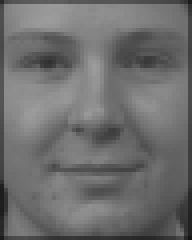
#> input picture assignments_3/Faces_FA_FB/fa_H/00296_940422_fa.pgm, 48 x 60 px, found by its file name (shown 4 times larger); its folder holds only this picture in this run
$ jupyter execute --allow-errors PCA_first.ipynb
#> lines starting #> are read from the running program, lines starting #| are printed output that depends on the picture
[cell 1]
import numpy as np
import matplotlib.pyplot as plt

from pathlib import Path
import os
import cv2


from sklearn.preprocessing import normalize

[cell 2]
HOME="/home/spoudel/PR_assignments/assignments_3/Faces_FA_FB/"
fa_H="fa_H"
fa_L="fa_L"
fb_H="fb_H"
fa_L="fa_L"

training_location=HOME+"/"+fa_H
testing_location=HOME+"/"+fb_H

[cell 3]
training_images_name=[]
for file in os.listdir(training_location):
    if file.endswith(".pgm"):
        training_images_name.append(file)

len(training_images_name),training_images_name
data_id=np.array([x[:5] for x in training_images_name])
data_id

[cell 4]
training_images=np.array([cv2.imread(training_location+"/"+x) for x in training_images_name])

[cell 5]
# plt.imshow(training_images[0])
plt.imshow(training_images[0][:,:,0])
# training_images[0].shape[-1], training_images[0][:,:,2].shape, training_images[0]


# plt.imshow(training_images[0].flatten().reshape(60,48,3))
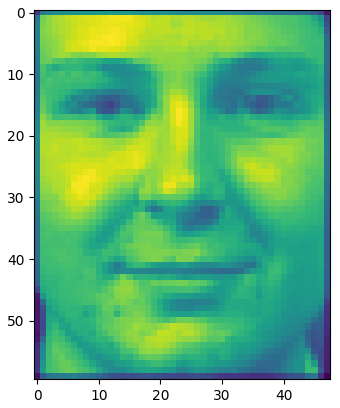
#> figure drawn by matplotlib, 1 panel

[cell 6]
training_images[:,:,:,0].shape
#> Out = (1, 60, 48)

[cell 7]
np.append(10,training_images[-10:].shape)
#> Out = [10, 1, 60, 48, 3]

[cell 8]
# [16 lines of commented-out code are left out]

[cell 9]
class MyPCA:

    def __init__(self, information=None,n_components=10):
        self.n_components = n_components
        self.information = information

    def find_components(self, input_data):
        # Standardize data
        X = input_data.copy()
        self.mean = np.mean(X[:,:,:,0], axis = 0)
        self.scale = np.std(X[:,:,:,0], axis = 0)
#> self.scale: shape (60, 48) float64; every value is 0
        print(self.mean.shape)
#| (60, 48)

        # Eigendecomposition of covariance matrix

        image_shape=X[0,:,:,0].shape
#> image_shape = (60, 48)
        print(image_shape)
#| (60, 48)
        eigen_values=[]
        eigen_vectors=[]

        data=np.array([(image[:,:,0]-self.mean).flatten() for image in X]).T
#> data = 2880 values from 0 to 0
        print("data shape",data.shape)
#| data shape (2880, 1)
        trick_cov_mat = np.matmul(data.T,data)
#> trick_cov_mat = [0]
        print("cov_mat shape",trick_cov_mat.shape)
#| cov_mat shape (1, 1)

        eig_vals, eig_vecs = np.linalg.eigh(trick_cov_mat)
#> eig_vals = [0]; eig_vecs = [1]
        eig_vecs=np.matmul(data,eig_vecs)
#> eig_vecs = 2880 values from 0 to 0

        print("size of calculated eigen vector", eig_vecs.shape)
#| size of calculated eigen vector (2880, 1)

        eig_vecs=np.array([v/ np.linalg.norm(v) for v in eig_vecs.T])   ## Converting to unit length
        print("shape of eigen vales and vectors",eig_vals.shape,"/t",eig_vecs.shape)
#| shape of eigen vales and vectors (1,) /t (1, 2880)

        eig_pairs=[(np.abs(eig_vals[i]),eig_vecs[i]) for i in range(len(eig_vals))]
#> eig_pairs = 1 item

        eig_pairs.sort(key=lambda x: x[0], reverse=True)
        eig_vals_sorted = np.array([x[0] for x in eig_pairs])
#> eig_vals_sorted = [0]
        eig_vecs_sorted = np.array([x[1] for x in eig_pairs])

        print("shape_of_eigen_vectors",eig_vecs.shape)
#| shape_of_eigen_vectors (1, 2880)
        print("Eigen_vales_calculated",eig_vals_sorted)
#| Eigen_vales_calculated [0.]

        if self.information>1:
            self.information=self.information/100


        if self.information!=None:
            info_cumsum=np.cumsum(eig_vals_sorted)
#> info_cumsum = [0]
            print("Total cumm sum is",info_cumsum[-1])
#| Total cumm sum is 0.0

            info_cumsum_percent=np.array(info_cumsum)/info_cumsum[-1]
#> info_cumsum_percent = [nan]
            print("Total infor cum sum is",info_cumsum_percent,"threshold",self.information)
#| Total infor cum sum is [nan] threshold 1.0
            for i in range(len(info_cumsum)):
                if info_cumsum_percent[i]>=self.information:
                    print("loop infor cumm sum",info_cumsum_percent[i])
                    self.n_components=i
                    break
#> this loop made 1 pass
            print("n components is ",self.n_components)

        self.components = eig_vecs_sorted[:self.n_components]
        largest_eigenfaces=eig_vecs_sorted[:10]
        smallest_eigenfaces=eig_vecs_sorted[-10:]
        reshape_to=np.append(10,image_shape)
#> reshape_to = [10, 60, 48]
#         print(self.mean.shape,largest_eigenfaces.shape)
        return self.mean.reshape(image_shape),largest_eigenfaces.reshape(reshape_to),smallest_eigenfaces.reshape(reshape_to)


#     def find_projection(self,x):


    def save_items_transformations(self,input_data):
        X=input_data.copy()
        X=np.array([(image[:,:,0]-self.mean).flatten() for image in X])
        print("X0",X[0])
        print("shape of components",self.components.shape,"shape of data data",X.shape)
        self.projections=np.matmul(X,self.components.T)
        print("shape of projections",self.projections.shape,"projections 0",self.projections[0])

    def fit(self,input_data,data_id):
        self.data_id=data_id
        mean,largest_eigenfaces,smallest_eigenfaces=self.find_components(training_images)
        self.save_items_transformations(training_images)
        return mean,largest_eigenfaces,smallest_eigenfaces

    def distance_with_faces(self,x):
        print("size of projections in model",self.projections.shape, "shape of projection of single x",x.shape)
        distances=np.array([np.linalg.norm(a-x) for a in self.projections])
        print ("distances    ",distances.shape, distances)
        return distances

    def predict_a_face(self, item, r):
#> called with r = 10
        P = item[:,:,0].copy()
        print(P.shape,self.mean.shape)
#| (60, 48) (60, 48)
        P = (P - self.mean).flatten()
#> P = 2880 values from 0 to 0
        print("P",P)
#> (printed output is left out)
        print("shape of components",self.components.shape,"shape of 1 data",P.shape)
#| shape of components (1, 2880) shape of 1 data (2880,)
#         X_proj = np.matmul(X,self.components)
        P_proj=self.components.dot(P)
#> P_proj = [nan]
        print("projection shape",P_proj.shape,"projections",P_proj)
#| projection shape (1,) projections [nan]

        distances=self.distance_with_faces(P_proj)
        print(len(distances))
        sorted_arg=np.argsort(distances)
        print(len(sorted_arg))
        args_to_see=sorted_arg[:r]
        print(r, len(args_to_see))
        print(args_to_see)
        return np.array([self.data_id[x] for x in args_to_see])


    def getMean(self):
        return self.mean

    def getComponents(self):
        return self.components

    def getProjections(self):
        return self.projections


$ run again, on assignments_3/Faces_FA_FB/fa_H/00697_941121_fa.pgm
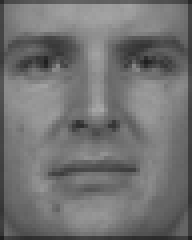
#> input picture assignments_3/Faces_FA_FB/fa_H/00697_941121_fa.pgm, 48 x 60 px, found by its file name (shown 4 times larger)
#> `[cell 5]`:
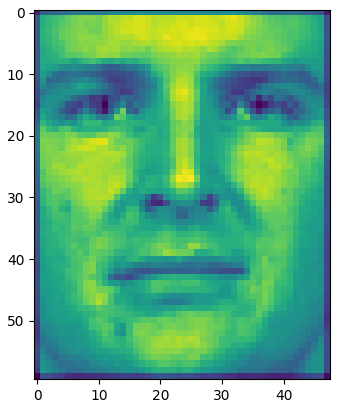
#> figure drawn by matplotlib, 1 panel
#> self.scale: shape (60, 48) float64; every value is 0
#| (60, 48)
#| (60, 48)
#> data = 2880 values from 0 to 0
#| data shape (2880, 1)
#> trick_cov_mat = [0]
#| cov_mat shape (1, 1)
#> in find_components, `eig_vals, eig_vecs = np.linalg.eigh(trick_cov_mat)`: eig_vecs = [1]
#> in find_components, `eig_vecs=np.matmul(data,eig_vecs)`: eig_vecs = 2880 values from 0 to 0
#| size of calculated eigen vector (2880, 1)
#| shape of eigen vales and vectors (1,) /t (1, 2880)
#> eig_pairs = 1 item
#> eig_vals_sorted = [0]
#| shape_of_eigen_vectors (1, 2880)
#| Eigen_vales_calculated [0.]
#| Total cumm sum is 0.0
#> info_cumsum_percent = [nan]
#| Total infor cum sum is [nan] threshold 1.0
#> the loop in find_components, `for i in range(len(info_cumsum)):` made 1 pass
#| (60, 48) (60, 48)
#> in predict_a_face, `P = (P - self.mean).flatten()`: P = 2880 values from 0 to 0
#> (printed output is left out)
#| shape of components (1, 2880) shape of 1 data (2880,)
#> P_proj = [nan]
#| projection shape (1,) projections [nan]

$ run again, on assignments_3/Faces_FA_FB/fa_H/00728_941201_fa.pgm
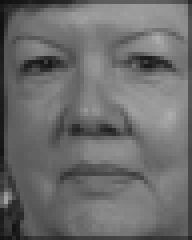
#> input picture assignments_3/Faces_FA_FB/fa_H/00728_941201_fa.pgm, 48 x 60 px, found by its file name (shown 4 times larger)
#> `[cell 5]`:
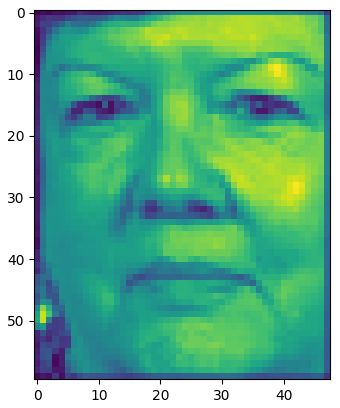
#> figure drawn by matplotlib, 1 panel
#> self.scale: shape (60, 48) float64; every value is 0
#| (60, 48)
#| (60, 48)
#> data = 2880 values from 0 to 0
#| data shape (2880, 1)
#> trick_cov_mat = [0]
#| cov_mat shape (1, 1)
#> in find_components, `eig_vals, eig_vecs = np.linalg.eigh(trick_cov_mat)`: eig_vecs = [1]
#> in find_components, `eig_vecs=np.matmul(data,eig_vecs)`: eig_vecs = 2880 values from 0 to 0
#| size of calculated eigen vector (2880, 1)
#| shape of eigen vales and vectors (1,) /t (1, 2880)
#> eig_pairs = 1 item
#> eig_vals_sorted = [0]
#| shape_of_eigen_vectors (1, 2880)
#| Eigen_vales_calculated [0.]
#| Total cumm sum is 0.0
#> info_cumsum_percent = [nan]
#| Total infor cum sum is [nan] threshold 1.0
#> the loop in find_components, `for i in range(len(info_cumsum)):` made 1 pass
#| (60, 48) (60, 48)
#> in predict_a_face, `P = (P - self.mean).flatten()`: P = 2880 values from 0 to 0
#> (printed output is left out)
#| shape of components (1, 2880) shape of 1 data (2880,)
#> P_proj = [nan]
#| projection shape (1,) projections [nan]

$ run again, on assignments_3/Faces_FA_FB/fa_H/00777_941205_fa.pgm
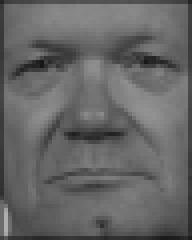
#> input picture assignments_3/Faces_FA_FB/fa_H/00777_941205_fa.pgm, 48 x 60 px, found by its file name (shown 4 times larger)
#> `[cell 5]`:
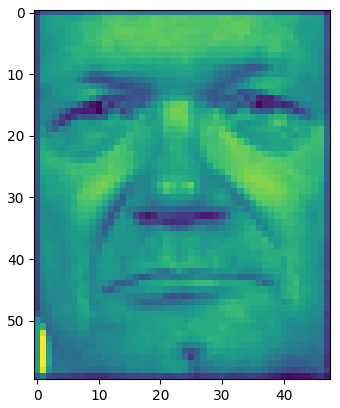
#> figure drawn by matplotlib, 1 panel
#> self.scale: shape (60, 48) float64; every value is 0
#| (60, 48)
#| (60, 48)
#> data = 2880 values from 0 to 0
#| data shape (2880, 1)
#> trick_cov_mat = [0]
#| cov_mat shape (1, 1)
#> in find_components, `eig_vals, eig_vecs = np.linalg.eigh(trick_cov_mat)`: eig_vecs = [1]
#> in find_components, `eig_vecs=np.matmul(data,eig_vecs)`: eig_vecs = 2880 values from 0 to 0
#| size of calculated eigen vector (2880, 1)
#| shape of eigen vales and vectors (1,) /t (1, 2880)
#> eig_pairs = 1 item
#> eig_vals_sorted = [0]
#| shape_of_eigen_vectors (1, 2880)
#| Eigen_vales_calculated [0.]
#| Total cumm sum is 0.0
#> info_cumsum_percent = [nan]
#| Total infor cum sum is [nan] threshold 1.0
#> the loop in find_components, `for i in range(len(info_cumsum)):` made 1 pass
#| (60, 48) (60, 48)
#> in predict_a_face, `P = (P - self.mean).flatten()`: P = 2880 values from 0 to 0
#> (printed output is left out)
#| shape of components (1, 2880) shape of 1 data (2880,)
#> P_proj = [nan]
#| projection shape (1,) projections [nan]

$ run again, on assignments_3/Faces_FA_FB/fa_H/00340_940422_fa.pgm
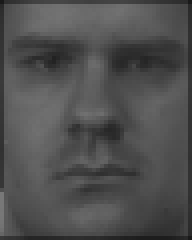
#> input picture assignments_3/Faces_FA_FB/fa_H/00340_940422_fa.pgm, 48 x 60 px, found by its file name (shown 4 times larger)
#> `[cell 5]`:
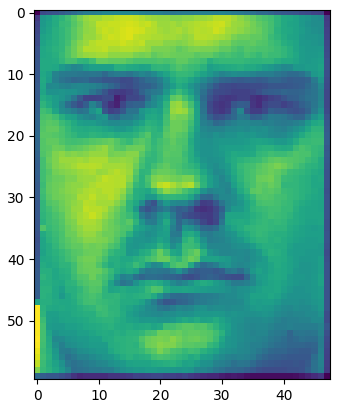
#> figure drawn by matplotlib, 1 panel
#> self.scale: shape (60, 48) float64; every value is 0
#| (60, 48)
#| (60, 48)
#> data = 2880 values from 0 to 0
#| data shape (2880, 1)
#> trick_cov_mat = [0]
#| cov_mat shape (1, 1)
#> in find_components, `eig_vals, eig_vecs = np.linalg.eigh(trick_cov_mat)`: eig_vecs = [1]
#> in find_components, `eig_vecs=np.matmul(data,eig_vecs)`: eig_vecs = 2880 values from 0 to 0
#| size of calculated eigen vector (2880, 1)
#| shape of eigen vales and vectors (1,) /t (1, 2880)
#> eig_pairs = 1 item
#> eig_vals_sorted = [0]
#| shape_of_eigen_vectors (1, 2880)
#| Eigen_vales_calculated [0.]
#| Total cumm sum is 0.0
#> info_cumsum_percent = [nan]
#| Total infor cum sum is [nan] threshold 1.0
#> the loop in find_components, `for i in range(len(info_cumsum)):` made 1 pass
#| (60, 48) (60, 48)
#> in predict_a_face, `P = (P - self.mean).flatten()`: P = 2880 values from 0 to 0
#> (printed output is left out)
#| shape of components (1, 2880) shape of 1 data (2880,)
#> P_proj = [nan]
#| projection shape (1,) projections [nan]
